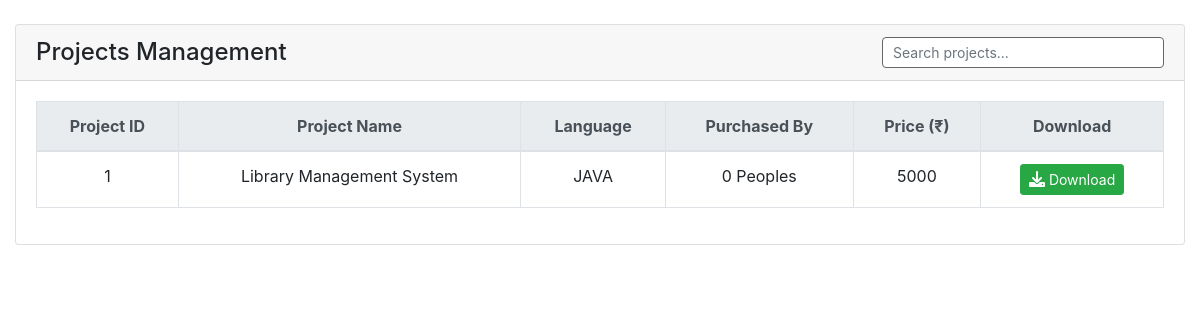
/projects.php, run on an earlier commit of the app's database.
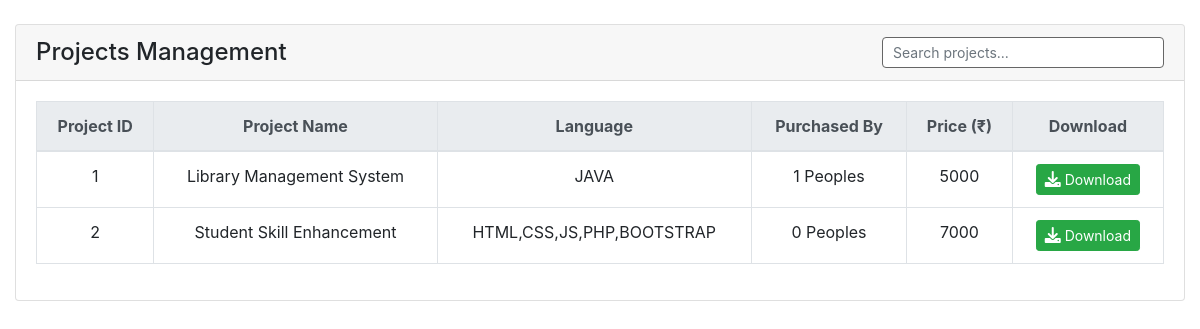
And on a later commit of the database.
### tables this page shows
CREATE TABLE `project` (
  `project_id` int(11) NOT NULL,
  `project_name` varchar(200) NOT NULL,
  `project_language` varchar(200) NOT NULL,
  `project_price` int(11) NOT NULL,
  `project_link` varchar(500) NOT NULL
);

### projects.php (the view, shortened to what this page needs)
<?php
include 'db_connect.php';
?>
<!DOCTYPE html>
<html>
<head>
    <link rel="stylesheet" href="https://stackpath.bootstrapcdn.com/bootstrap/4.6.0/css/bootstrap.min.css">
    <link rel="stylesheet" href="https://cdnjs.cloudflare.com/ajax/libs/font-awesome/6.0.0/css/all.min.css">
</head>
<body>
<div class="container-fluid mt-4">
    <div class="card card-outline card-success">
        <div class="card-header d-flex justify-content-between align-items-center">
            <h4 class="card-title mb-0">Projects Management</h4>
            <input type="text" id="searchInput" class="form-control form-control-sm w-25" placeholder="Search projects...">
        </div>
        <div class="card-body">
            <div class="table-responsive">
                <table class="table table-bordered table-hover" id="projectsTable">
                    <thead class="thead-light">
                        <tr>
                            <th class="text-center" onclick="sortTable(0)">Project ID</th>
                            <th class="text-center" onclick="sortTable(1)">Project Name</th>
                            <th class="text-center" onclick="sortTable(2)">Language</th>
                            <th class="text-center" onclick="sortTable(3)">Purchased By</th>
                            <th class="text-center" onclick="sortTable(4)">Price (₹)</th>
                            <th class="text-center">Download</th>
                        </tr>
                    </thead>
                    <tbody>
                        <?php
                        $qry = $conn->query("
                            SELECT
                                p.project_id,
                                p.project_name,
                                p.project_language,
                                p.project_price,
                                p.project_link,
                                COUNT(spr.student_id) AS total_purchased
                            FROM project p
                            LEFT JOIN studentprojectregistered spr
                                ON spr.project_id = p.project_id
                            GROUP BY p.project_id
                        ");
                        while ($row = $qry->fetch_assoc()):
                        ?>
                        <tr>
                            <td class="text-center"><?php echo $row['project_id']; ?></td>
                            <td class="text-center"><?php echo $row['project_name']; ?></td>
                            <td class="text-center"><?php echo $row['project_language']; ?></td>
                            <td class="text-center">
                                <?php echo $row['total_purchased']; ?> Peoples
                            </td>
                            <td class="text-center"><?php echo $row['project_price']; ?></td>
                            <td class="text-center">
                                <a href="../projects/<?php echo $row['project_link']; ?>"
                                   class="btn btn-sm btn-success"
                                   download>
                                    <i class="fa fa-download" style="font-size:16px;"></i> Download
                                </a>
                            </td>
                        </tr>
                        <?php endwhile; ?>
                    </tbody>
                </table>
            </div>
        </div>
    </div>
</div>
</body>
</html>

What changed in the data, as far as the page shows it:
changed project "Library Management System": total_purchased "0" → "1"
added project: project_id "2", project_name "Student Skill Enhancement", project_language "HTML,CSS,JS,PHP,BOOTSTRAP", total_purchased "0", project_price "7000"
